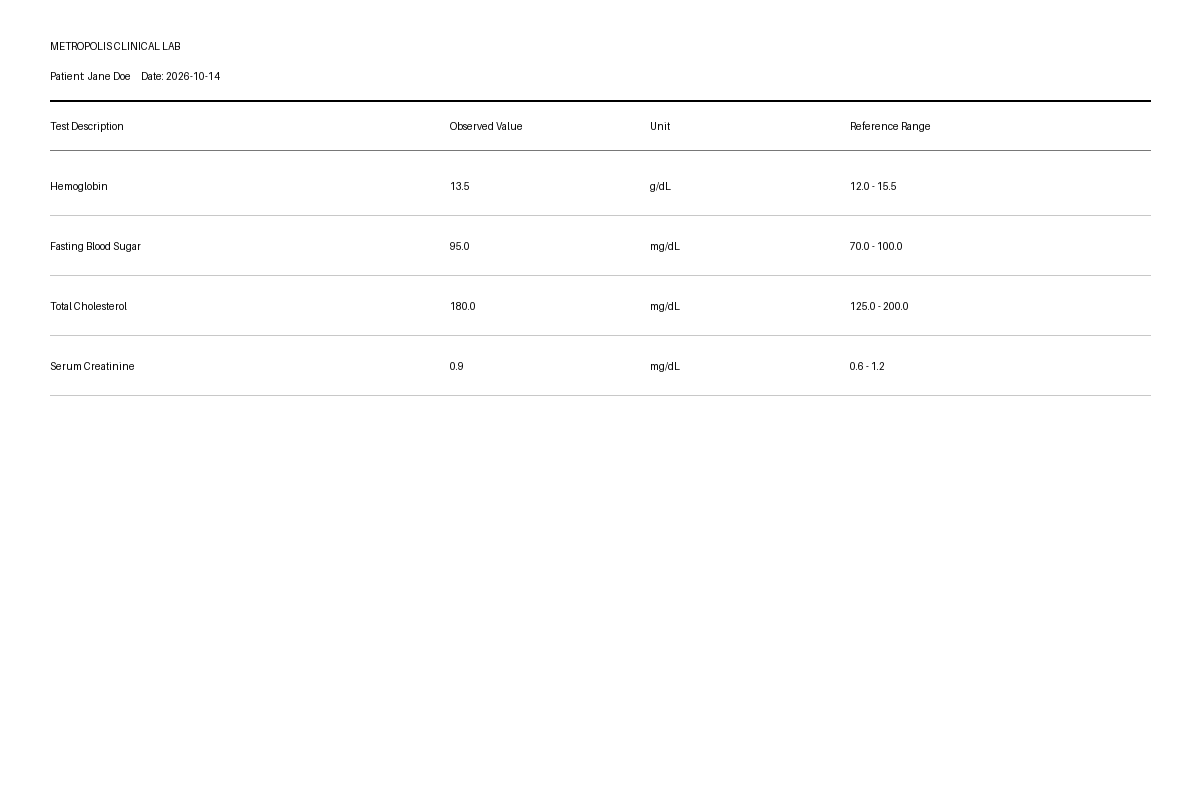
#> input picture eval/samples/sample_lab_report.png, 1200 x 800 px
$ python -i normalize_pages.py   (imports and definitions only)
#> lines starting #> are read from the running program, lines starting #| are printed output that depends on the picture; after the words box and inside, x2 and y2 are one past the last pixel; in counts of white or black regions, pixels touching at a corner belong together
#> further down, picture is the input picture: shape (800, 1200); min 0, max 255, mean 253.3
import io
import math
from dataclasses import dataclass
from typing import List, Tuple
from PIL import Image, ImageOps
import cv2
import numpy as np
import pypdfium2 as pdfium


@dataclass
class NormalizedPage:
    page_no: int
    image_bytes: bytes
    width: int
    height: int


def _deskew(image_gray: np.ndarray) -> np.ndarray:
    """Deskews grayscale image if slight tilt is detected."""
    # Invert image: text becomes white, background black
    thresh = cv2.threshold(image_gray, 0, 255, cv2.THRESH_BINARY_INV | cv2.THRESH_OTSU)[1]
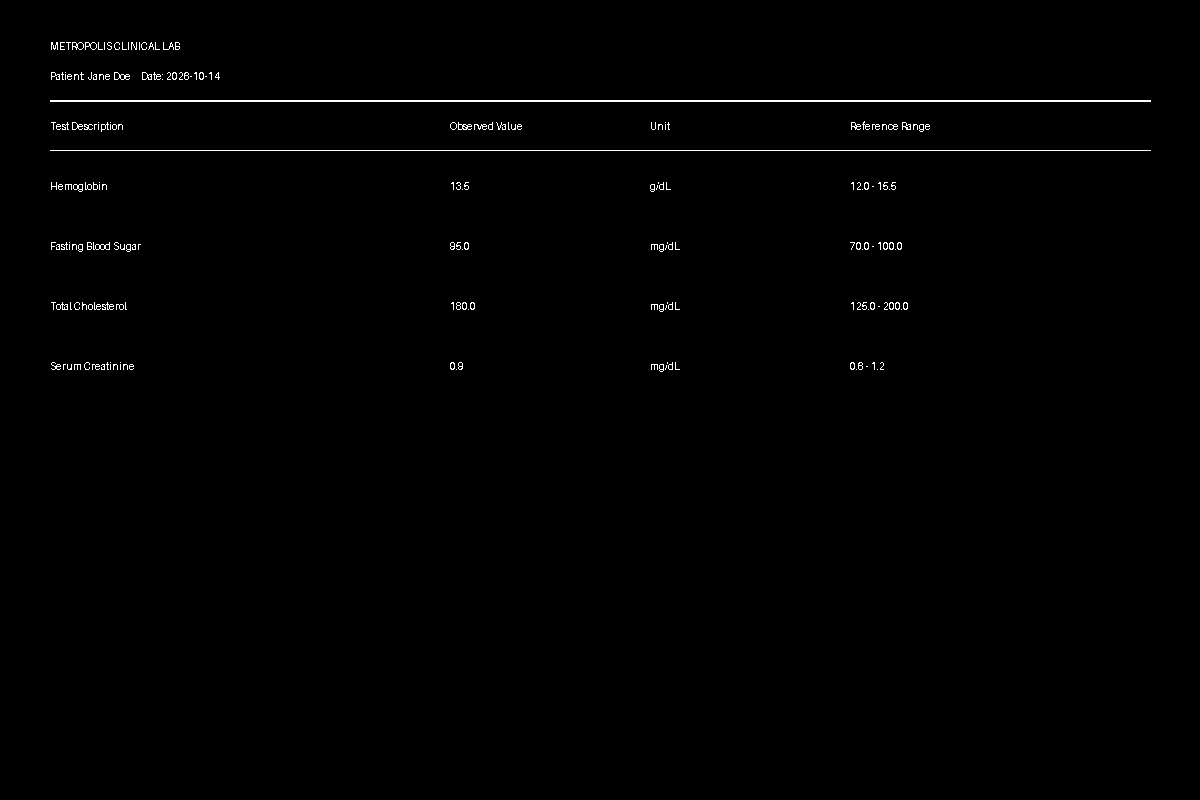
#> thresh: shape (800, 1200); 0.68% white in thin lines or dots, all inside (x1, y1, x2, y2) = (50, 42, 1151, 372)
    coords = np.column_stack(np.where(thresh > 0))
#> coords = 6501 pairs, first value 42 to 371, second value 50 to 1150
    if len(coords) < 50:
        return image_gray

    angle = cv2.minAreaRect(coords)[-1]
#> angle = -0.188
    if angle < -45:
        angle = -(90 + angle)
    elif angle > 45:
        angle = 90 - angle
    else:
        angle = -angle
#> angle = 0.188

    # Only correct mild skew (between 0.5 and 15 degrees)
    if abs(angle) < 0.5 or abs(angle) > 15.0:
        return image_gray

    (h, w) = image_gray.shape[:2]
    center = (w // 2, h // 2)
    m = cv2.getRotationMatrix2D(center, angle, 1.0)
    rotated = cv2.warpAffine(
        image_gray,
        m,
        (w, h),
        flags=cv2.INTER_CUBIC,
        borderMode=cv2.BORDER_CONSTANT,
        borderValue=255,
    )
    return rotated


# [97 lines left out: functions normalize_image, process_upload_to_pages, not called in this run]

>>> import cv2
>>> picture = cv2.imread('../../../eval/samples/sample_lab_report.png', cv2.IMREAD_GRAYSCALE)
>>> result = _deskew(picture)
